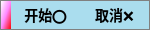
<?xml version="1.0" encoding="UTF-8"?>
<ui version="4.0">
 <class>RecordUiClass</class>
 <widget class="QDialog" name="RecordUiClass">
  <property name="geometry">
   <rect>
    <x>0</x>
    <y>0</y>
    <width>150</width>
    <height>30</height>
   </rect>
  </property>
  <property name="minimumSize">
   <size>
    <width>150</width>
    <height>30</height>
   </size>
  </property>
  <property name="maximumSize">
   <size>
    <width>150</width>
    <height>30</height>
   </size>
  </property>
  <property name="windowTitle">
   <string>Record</string>
  </property>
  <property name="styleSheet">
   <string notr="true">*{color:black;border:none;outline:none;font-size:12px;font-family:&quot;Microsoft YaHei&quot;}QMainWindow,QDialog{border:1px solid gray}#titleWidget{background-color:white}#titleWidget *{font-size:14px}#titleWidget QPushButton,#titleWidget QCheckBox::indicator{background-color:#CCC;width:20px;height:20px;border-radius:10px}#titleWidget QCheckBox::indicator:checked{image:url(:/checked.png)}#clientWidget{background-color:#CEF}QMenu,#clientWidget QLineEdit,#clientWidget QTextEdit,#clientWidget QKeyEdit,#clientWidget QCheckBox::indicator,#clientWidget QRadioButton::indicator,#clientWidget QHeaderView,#clientWidget QHeaderView::section,#clientWidget QTableWidget,#clientWidget QTableWidget QTableCornerButton::section,#clientWidget QComboBox,#clientWidget QComboBox QAbstractItemView{background-color:white;color:black}#clientWidget QPushButton,#clientWidget QTabBar::tab,#clientWidget QTabBar::tab:first,#clientWidget QTabBar::tab:last{background-color:#ADE;color:black}#clientWidget QCheckBox::indicator,#clientWidget QRadioButton::indicator{width:20px;height:20px}#clientWidget QComboBox{padding-left:3px}QMenu::item:selected,#clientWidget QPushButton:hover,#clientWidget QCheckBox::indicator:hover,#clientWidget QRadioButton::indicator:hover,#clientWidget QTableWidget::item:hover,#clientWidget QTabBar::tab:hover,#clientWidget QTabBar::tab:first:hover,#clientWidget QTabBar::tab:last:hover{background-color:#BEF;color:black}#clientWidget QTableWidget::item:selected{background-color:#CEF;color:black}#clientWidget QTabBar::tab:selected,#clientWidget QTabBar::tab:first:selected,#clientWidget QTabBar::tab:last:selected{background-color:#CEF;color:black}#clientWidget QCheckBox::indicator:checked,#clientWidget QRadioButton::indicator:checked{image:url(:/checked.png)}#clientWidget #bnWndActive,#clientWidget #bnPos,#clientWidget #bnColorRect{background-color:white}</string>
  </property>
  <layout class="QHBoxLayout" name="horizontalLayout">
   <property name="spacing">
    <number>0</number>
   </property>
   <property name="leftMargin">
    <number>1</number>
   </property>
   <property name="topMargin">
    <number>1</number>
   </property>
   <property name="rightMargin">
    <number>1</number>
   </property>
   <property name="bottomMargin">
    <number>1</number>
   </property>
   <item>
    <widget class="QWidget" name="clientWidget" native="true">
     <property name="styleSheet">
      <string notr="true"/>
     </property>
     <layout class="QHBoxLayout" name="horizontalLayout_2">
      <property name="spacing">
       <number>0</number>
      </property>
      <property name="leftMargin">
       <number>0</number>
      </property>
      <property name="topMargin">
       <number>0</number>
      </property>
      <property name="rightMargin">
       <number>0</number>
      </property>
      <property name="bottomMargin">
       <number>0</number>
      </property>
      <item>
       <widget class="QWidget" name="handle" native="true">
        <property name="sizePolicy">
         <sizepolicy hsizetype="Preferred" vsizetype="MinimumExpanding">
          <horstretch>0</horstretch>
          <verstretch>0</verstretch>
         </sizepolicy>
        </property>
        <property name="minimumSize">
         <size>
          <width>10</width>
          <height>0</height>
         </size>
        </property>
        <property name="styleSheet">
         <string notr="true">background:qlineargradient(x1:0,y1:0,x2:1,y2:1,stop:0 #FFF,stop:0.5 #F8F,stop:1 #F00);</string>
        </property>
       </widget>
      </item>
      <item>
       <widget class="QPushButton" name="bnStart">
        <property name="sizePolicy">
         <sizepolicy hsizetype="MinimumExpanding" vsizetype="MinimumExpanding">
          <horstretch>0</horstretch>
          <verstretch>0</verstretch>
         </sizepolicy>
        </property>
        <property name="font">
         <font>
          <family>Microsoft YaHei</family>
          <pointsize>-1</pointsize>
          <weight>75</weight>
          <bold>true</bold>
         </font>
        </property>
        <property name="styleSheet">
         <string notr="true">font-size:14px</string>
        </property>
        <property name="text">
         <string>开始⭕</string>
        </property>
       </widget>
      </item>
      <item>
       <widget class="QPushButton" name="bnClose">
        <property name="sizePolicy">
         <sizepolicy hsizetype="MinimumExpanding" vsizetype="MinimumExpanding">
          <horstretch>0</horstretch>
          <verstretch>0</verstretch>
         </sizepolicy>
        </property>
        <property name="font">
         <font>
          <family>Microsoft YaHei</family>
          <pointsize>-1</pointsize>
          <weight>75</weight>
          <bold>true</bold>
         </font>
        </property>
        <property name="styleSheet">
         <string notr="true">font-size:14px</string>
        </property>
        <property name="text">
         <string>取消❌</string>
        </property>
       </widget>
      </item>
     </layout>
    </widget>
   </item>
  </layout>
 </widget>
 <resources/>
 <connections/>
</ui>
